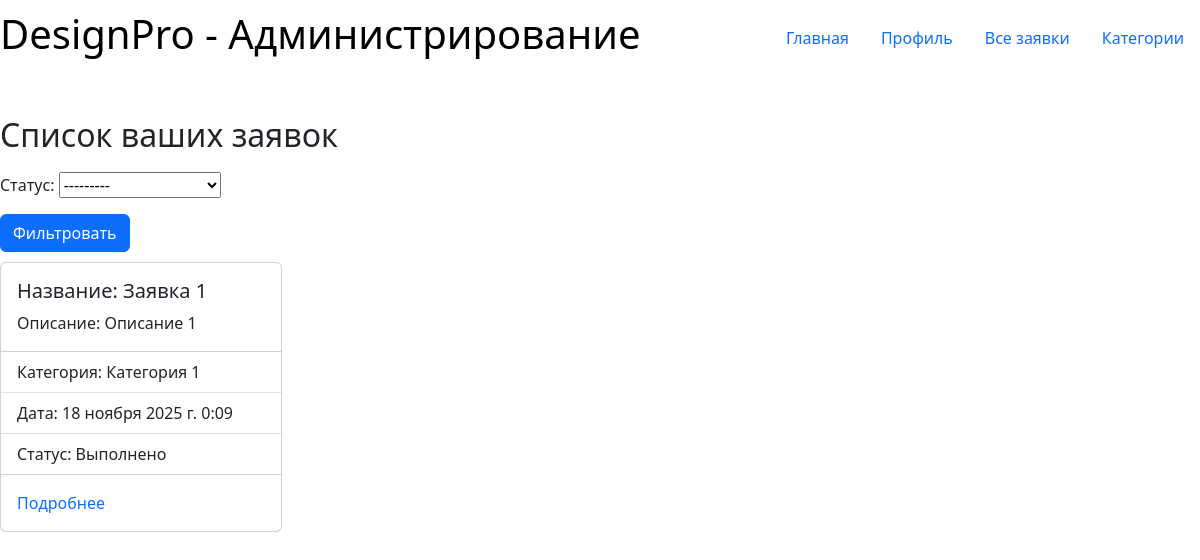
Before: /designapp/designrequestsuser/ (signed in) with the older database file.
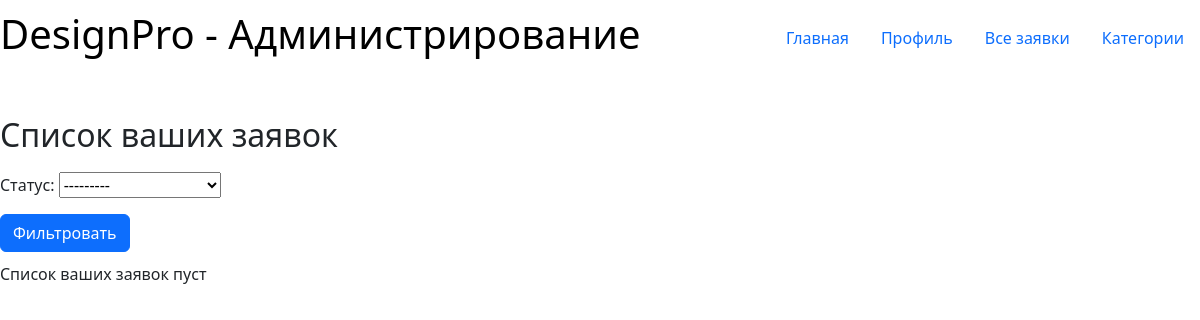
After: the same page with the newer database file.
### designapp/models.py (models this page shows, shortened)
class DesignRequest(models.Model):
    STATUS = (
        ('n', 'Новая'),
        ('w', 'Принято в работу'),
        ('d', 'Выполнено'),
    )
    title = models.CharField()
    description = models.TextField()
    category = models.ForeignKey('Category', on_delete=models.CASCADE)
    date = models.DateTimeField(auto_now_add=True)
    image = models.ImageField(default='default.jpg', upload_to='images/')
    status = models.CharField(max_length=1, choices=STATUS, default='n', verbose_name='Статус')
    comment = models.TextField(blank=True, help_text='Комментарий к заявке')
    customer = models.ForeignKey('CustomUser', on_delete=models.SET_NULL, null=True)
    result_image = models.ImageField(blank=True, upload_to='images/')
    class Meta:
        verbose_name = 'Заявка'
        verbose_name_plural = 'Заявки'
        ordering = ['-date']
        permissions = (("can_change_status", "Смена статуса заявки"),)
    def get_absolute_url(self):
        return reverse('designrequest-detail', args=[str(self.id)])

class Category(models.Model):
    title = models.CharField(verbose_name='Название категории')
    class Meta:
        verbose_name = 'Категория'
        verbose_name_plural = 'Категории'
    def __str__(self):
        return self.title

### designapp/views.py (the view)
# urls.py: path('designrequestsuser/', views.DesignRequestUserList.as_view(), name='designrequest-user-list'),
class DesignRequestUserList(LoginRequiredMixin, generic.ListView):
    model = DesignRequest
    template_name = 'designapp/designrequest_user_list.html'
    context_object_name = 'designrequest_user_list'
    def get_queryset(self):
        queryset = DesignRequest.objects.filter(customer=self.request.user)
        self.filterset = DesignRequestFilter(self.request.GET, queryset=queryset)
        return self.filterset.qs
    def get_context_data(self, **kwargs):
        context = super().get_context_data(**kwargs)
        context['filter'] = self.filterset
        return context

### designapp/templates/designapp/designrequest_user_list.html (shortened to what this page needs)
{% extends 'base.html' %}
{% block content %}
<section>
    <h2>Список ваших заявок</h2>
    <form>
        {{ filter.form.as_p }}
        <button type="submit" class="btn btn-primary">Фильтровать</button>
    </form>
    {% if designrequest_user_list %}
    <div class="row row-cols-1 row-cols-md-4 g-4">
    {% for designrequest in designrequest_user_list %}
        <div class="col">
            <div class="card">
                <div class="card-body">
                    <h5 class="card-title">Название: {{ designrequest.title }}</h5>
                    <p class="card-text">Описание: {{ designrequest.description }}</p>
                </div>
                <ul class="list-group list-group-flush">
                    <li class="list-group-item">Категория: {{ designrequest.category }}</li>
                    <li class="list-group-item">Дата: {{ designrequest.date }}</li>
                    <li class="list-group-item">Статус: {{ designrequest.get_status_display }}</li>
                </ul>
                 <div class="card-body">
                     <a href="{{ designrequest.get_absolute_url }}" class="card-link">Подробнее</a>
                 </div>
            </div>
        </div>
    {% endfor %}
    </div>
    {% else %}
        <p>Список ваших заявок пуст</p>
    {% endif %}
</section>
{% endblock %}

Changed rows visible on the page:
removed DesignRequest: title "Заявка 1", description "Описание 1", category "Категория 1", date "18 ноября 2025 г. 0:09", status "Выполнено"
Other visible differences:
text now shown: "Список ваших заявок пуст"
